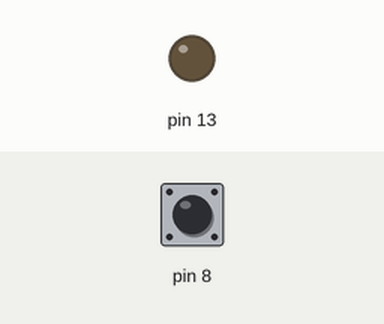
Recording of a sketch running on a simulated Arduino Uno, built with avr-gcc and run on an emulated ATmega328P. Shown: output pins drawn as LEDs (lit = HIGH). The inputs (shaded band) are chosen by the test bench; at power-on: pin 8 HIGH.

Above: at 1.2 s.
1.3 s: pin 8 pulled LOW for 0.15 s
At 2.5 s:
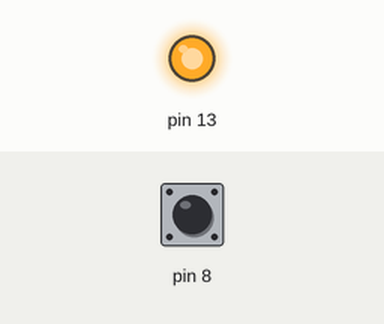
2.9 s: pin 8 pulled LOW for 1 s
At 3.9 s:
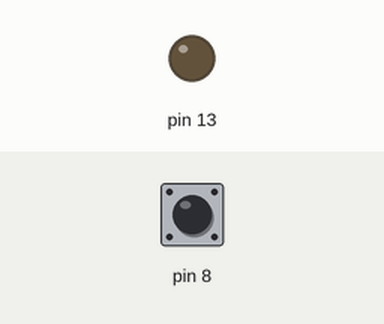
5.4 s: pin 8 pulled LOW for 3.2 s
At 5.8 s:
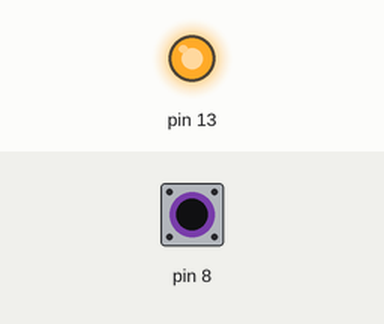
Timing chart, 0 to 8.4 s (numbered marks = the images above; inputs shaded):
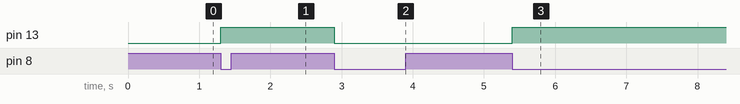

Measured:
- after the input at 1.3 s, pin 13: LOW → HIGH at once
- after the input at 2.9 s, pin 13: HIGH → LOW at once
- after the input at 5.4 s, pin 13: LOW → HIGH at once

The sketch:

sketch_jan31a.ino
```cpp
bool button;
bool button_flag;
bool light_flag;
unsigned long last_pressed;
void setup() {
pinMode(8, INPUT_PULLUP);
pinMode(13, OUTPUT);
}

void loop() {
button = !digitalRead(8);
if (button == true && button_flag == false && millis() - last_pressed > 50){
  light_flag = !light_flag;
  digitalWrite(13, light_flag);
  button_flag = !button_flag;
  last_pressed = millis();
}
if (button == false && button_flag == true){
  button_flag = !button_flag;
}
}
```
